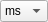
<?xml version="1.0" encoding="UTF-8"?>
<ui version="4.0">
 <class>TimeComboBox</class>
 <widget class="QWidget" name="TimeComboBox">
  <property name="geometry">
   <rect>
    <x>0</x>
    <y>0</y>
    <width>48</width>
    <height>20</height>
   </rect>
  </property>
  <property name="maximumSize">
   <size>
    <width>74</width>
    <height>16777215</height>
   </size>
  </property>
  <property name="windowTitle">
   <string>Form</string>
  </property>
  <layout class="QHBoxLayout" name="horizontalLayout">
   <property name="spacing">
    <number>0</number>
   </property>
   <property name="margin">
    <number>0</number>
   </property>
   <item>
    <widget class="QComboBox" name="comboBox">
     <property name="maximumSize">
      <size>
       <width>48</width>
       <height>16777215</height>
      </size>
     </property>
     <property name="currentIndex">
      <number>0</number>
     </property>
     <item>
      <property name="text">
       <string extracomment="milliseconds">ms</string>
      </property>
     </item>
     <item>
      <property name="text">
       <string extracomment="microseconds">us</string>
      </property>
     </item>
     <item>
      <property name="text">
       <string extracomment="seconds">s</string>
      </property>
     </item>
     <item>
      <property name="text">
       <string extracomment="minutes">m</string>
      </property>
     </item>
    </widget>
   </item>
  </layout>
 </widget>
 <resources/>
 <connections/>
</ui>
